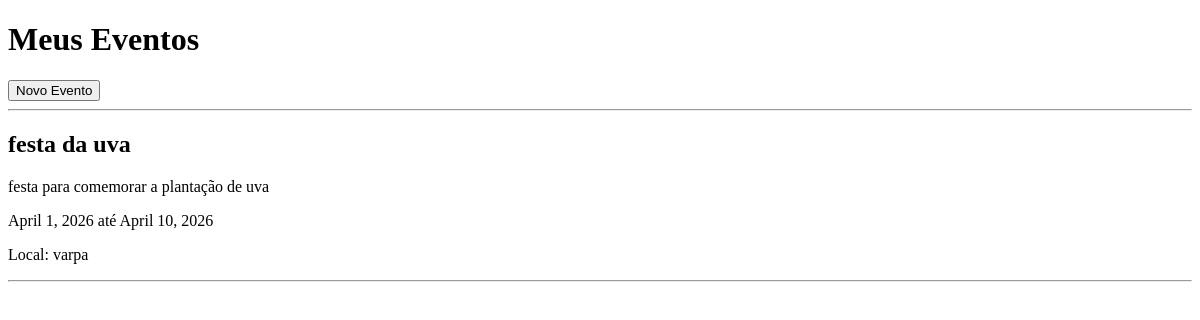
Page /events/ (signed in) on the earlier database version.
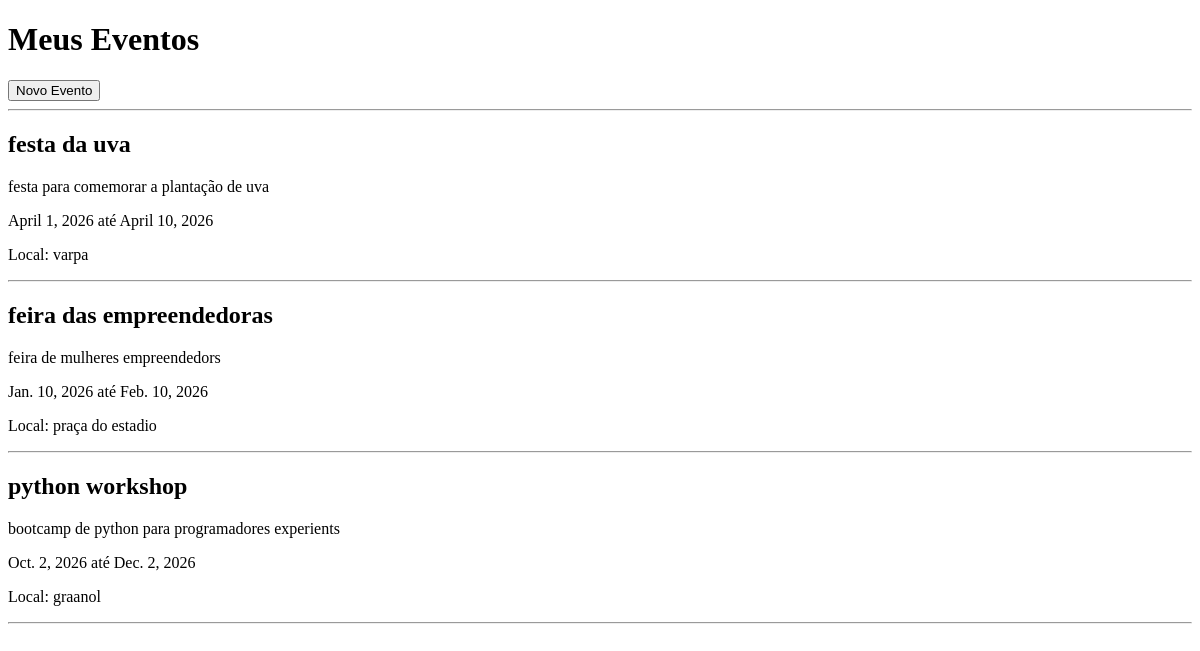
Same page on the later database version.
### events/models.py (models this page shows, shortened)
class Event(models.Model):
    organizer = models.ForeignKey(User, on_delete=models.CASCADE)
    name = models.CharField(max_length=200)
    description = models.TextField()
    start_date = models.DateField()
    end_date = models.DateField()
    location = models.CharField(max_length=200)
    created_at = models.DateTimeField(auto_now_add=True)

### events/views.py (the view)
# urls.py: path('', views.event_list, name='event_list'),
@login_required
def event_list(request):
    events = Event.objects.filter(organizer=request.user)
    return render(request, 'events/event_list.html', {'events': events})

### events/templates/events/event_list.html (shortened to what this page needs)
<!DOCTYPE html>
<html>
<head>
</head>
<body>
    <h1>Meus Eventos</h1>
    <a href="{% url 'create_event' %}">
        <button> Novo Evento </button>
    </a>
    <hr>
    {% for event in events %}
        <div style="margin-bottom:20px;">
            <h2>{{ event.name }}</h2>
            <p>{{ event.description }}</p>
            <p>{{ event.start_date }} até {{ event.end_date }}</p>
            <p>Local: {{ event.location }}</p>
            <hr>
        </div>
    {% empty %}
        <p>Nenhum evento cadastrado.</p>
    {% endfor %}
</body>
</html>

Differences in the rows shown:
added Event: name "feira das empreendedoras", description "feira de mulheres empreendedors", start_date "Jan. 10, 2026", end_date "Feb. 10, 2026", location "praça do estadio"
added Event: name "python workshop", description "bootcamp de python para programadores experients", start_date "Oct. 2, 2026", end_date "Dec. 2, 2026", location "graanol"
